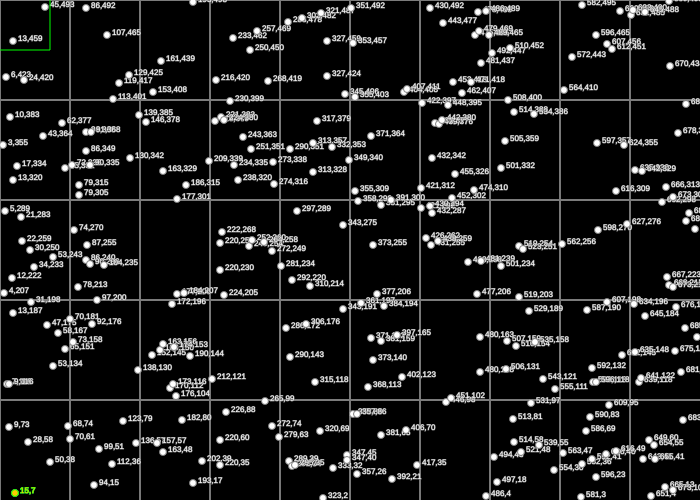
Frame 1 (no input)
Frame 60 (no input): identical to frame 1, image omitted
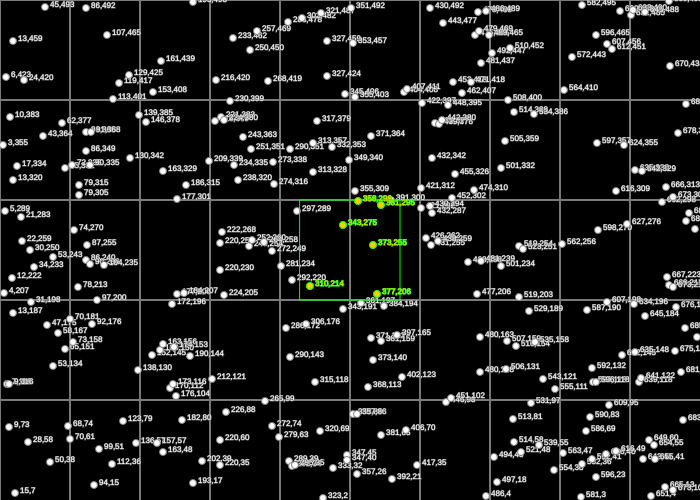
Frame 120 (the mouse pressed at the canvas centre since frame 60)

The p5.js sketch that drew these frames (run headless with seeded random() and noise() and a simulated clock; from frame 60 on, the mouse is pressed at the canvas centre):

// p5.js sketch
// ── sketch.js
count = 0;
data= []
var root;

function setup()
{
	var width = 700;
	var height = 500;		

	createCanvas(width, height);
	
	
	//let range = new Rectangle(mouseX,mouseY,50,50)

	for(let i=0;i<300;i++){
		var xx=Math.floor(Math.random()*width);
		var yy=Math.floor(Math.random()*height);
		data.push([xx,yy]);
	
	}

	/*
	data = [
	[40, 70],
	[70, 130],
	[90, 40],
	[110, 100],
	[140, 110],
	[160, 100],
	[150, 30]
	];
*/
/*
	for(let i=0;i<data.length;i++){
		
		let c = color(255, 255, 255); 
		fill(c);
		circle(data[i][0], height-data[i][1], 7);
		textSize(8);
		text(data[i][0] + ',' + data[i][1], data[i][0]+5, height -data[i][1]);
	}
	*/

	//var x=Math.floor(Math.random()*height);
	//var y=Math.floor(Math.random()*height);
	//var point = [140, 90];
	//point=[x,y]

	root = build_kdtree(data);
	//console.log(getHeight(root));
	//console.log(root.point);
	//generate_dot(root);
	//console.log("\n");
	//console.log(closest_point_brute_force(data, point));
	//console.log("\n");
	
	//best = naive_closest_point(root, point);
	//console.log(best)

	
	//knearest=[]
	//knearestpoints(root, point , knearest);
	
	//console.log(count);
	
	
	//console.log(best);

}

function draw() {  
    
    //background(220); 
    background(0);  
    show();
    // Use color() function 
    stroke(0,255,0);
    noFill(); 
    //let c = color('green'); 
    // Draw a circle 
    radio = 100;
    var x = mouseX;
    var y = mouseY;
	

    //circle(x, y, radio*2);  

    rectMode(CENTER);
	let range = new Rectangle(mouseX,mouseY,50,50)
	rect(range.x, range.y, range.w*2, range.h*2);
	
	let knearest = [];
	//point=[x, y]
	point=[range.x, range.y]

	//console.log("point: "+point);
	//query(range, points);
	//range_query_circle(root, point , knearest, radio);
	range_query_rectangle(root, point , knearest, range);

	//console.log(knearest);

   for(let i=0;i<knearest.length;i++){
		let c = color(255, 204, 0); 
		fill(c);
		
		circle(knearest[i][0], height-knearest[i][1], 7);
		textSize(8);
		text(knearest[i][0] + ',' + knearest[i][1], knearest[i][0]+5, height -knearest[i][1]);
	}
   
} 
// ── kdtree.js

var k=2
var kn = 5;



class Rectangle{

	constructor(x,y,w,h)
	{
		this.x=x;
		this.y=y;
		this.w=w;
		this.h=h;
	}

	pertenece(point)
	{
		return point.x>(this.x-this.w) && point.x<(this.x+this.w) && point.y>(this.y-this.h) && point.y<(this.y+this.h)
	}
	
	intersectar(range)
	{	
		return !(range.x-range.w > this.x+this.w || 
			range.x+range.w < this.x-this.w ||
			range.y-range.h > this.y+this.h ||
			range.y+range.h < this.y-this.h);
		
	}


}

class Node{
	constructor(point, axis){
		this.point = point;
		this.left = null;
		this.right = null;
		this.axis = axis;
	}
}


function build_kdtree(points, depth=0){

		var axis = depth%k;

		if(points.length<=0)
			return null;

		if(points.length==1)
		{
			return new Node(points[0],axis);
		}	

		//console.log(axis,points)
		const sortAsc = (a, b) => a[axis] - b[axis];
		points.sort(sortAsc);
	
		var middle;
		middle = Math.floor(points.length/2)

		var l = points.slice(0,middle)
		var r = points.slice(middle+1)
		
		var node = new Node(points[middle].slice(0,k),depth+1);
		node.left = build_kdtree(l, depth+1);
		node.rigth = build_kdtree(r,depth+1);

		return node;
			
}

function distanceSquared(point1, point2){
	var distance = 0;
	for (var i = 0 ; i<k; i++)
		distance +=Math.pow((point1[i]-point2[i]),2);

	return Math.sqrt(distance);

}

function closest_point_brute_force(points, point){
	dist_less = 100000;

	for(var i of points)
	{
		dist = distanceSquared(i, point)
		console.log(i,dist)

		if(dist<dist_less)
		{
			dist_less = dist;
			pointless = i;
		}

	}
	console.log(dist_less);
	return pointless;
}


function naive_closest_point(node, point, depth = 0, best = null){

	if(node == null)
		return best;

	if(best == null || distanceSquared(node.point, point)<distanceSquared(best, point))
		best = node.point;
		
	if(point[depth % k]< node.point[depth % k])
		return naive_closest_point(node.left, point, depth +1 , best)
		
	else
		return naive_closest_point(node.rigth, point, depth +1 , best)  

}


function getHeight(node)
{
	if(!node)
		return 0

	return getHeight(node.left)+getHeight(node.right)+1;
}

function closest(point, p1, p2)
{	
	if(!p1)
		return p2;

	if(!p2)
		return p1;

	if(distanceSquared(point, p1)<distanceSquared(point, p2))
		return p1; 

	else
		return p2;
}
	

function closest_point(node, point, depth = 0, best=null){

	if(node == null)
		return null;

	var next_branch = null;
	var opposite_branch = null;

	if(point[depth%k] < node.point[depth%k]){
		next_branch = node.left;
		opposite_branch = node.rigth;

	}else{
		next_branch = node.rigth;
		opposite_branch = node.left;
	}


	best = closest(point, closest_point(next_branch, point, depth+1), node.point);

	if(distanceSquared(point, best) > Math.abs(point[depth%k] - node.point[depth%k]))
	{
		best = closest(point, closest_point(opposite_branch, point, depth+1), node.point);
	}

	return best;
	
}

//FInal
function knearestpoints(node, point, kpoints ,depth = 0){
	count++;
	if(node==null)
		return null;

	var next_branch;
	var opposite_branch;
	var temp;
		
	if(point[depth % k]< node.point[depth % k])
	{	next_branch = node.left;
		opposite_branch = node.rigth;
	}
		
	else		
	{
		next_branch = node.rigth;
		opposite_branch = node.left;	
	}


	closest(point, knearestpoints(next_branch, point, kpoints, depth +1), node.point);
	//count++;

	if(kpoints.length<kn)
	{
		temp = node.point;
		temp.push(distanceSquared(point,temp));
		kpoints.push(temp);

		const sortDist = (a, b) => a[2] - b[2];
		kpoints.sort(sortDist);
	}

	else
	{	
		temp = node.point;
		temp.push(distanceSquared(point,temp));
		if(temp[2]<kpoints[kpoints.length-1][2])
		{
			kpoints.pop();
			kpoints.push(temp);
			const sortDist = (a, b) => a[2] - b[2];
			kpoints.sort(sortDist);

		}
		
	}
	

	if(kpoints.length<kn || kpoints[0][2]>=Math.abs(point[depth%k]-node.point[depth%k]))
	{
		closest(point, knearestpoints(opposite_branch, point, kpoints, depth +1), node.point);

	}
	
}

function closest_range(point, p1, p2)
{	
	if(!p1)
		return p2;

	if(!p2)
		return p1;

	if(distanceSquared(point, p1)<distanceSquared(point, p2))
		return p1; 

	else
		return p2;
}


function range_query_circle(node, point, kpoints , radio, depth = 0)
{
	if(node==null)
		return null;

	var next_branch;
	var opposite_branch;
	var temp;
		
	if(point[depth % k]< node.point[depth % k])
	{	next_branch = node.left;
		opposite_branch = node.rigth;
	}
		
	else		
	{
		next_branch = node.rigth;
		opposite_branch = node.left;	
	}


	closest_range(point, range_query_circle(next_branch, point, kpoints, radio, depth +1), node.point);
	//count++;

	if(distanceSquared(point,node.point)<radio)
	{		
		node.point.push(distanceSquared(point,node.point));
		kpoints.push(node.point);
	}

	if(radio>=Math.abs(point[depth%k]-node.point[depth%k]))
	{
		closest_range(point, range_query_circle(opposite_branch, point, kpoints, radio, depth +1), node.point);

	}
	

}

function pertenece(point, rectangle)
{
	return point[0]>(rectangle.x-rectangle.w) && point[0]<(rectangle.x+rectangle.w) && point[1]>(rectangle.y-rectangle.h) && point[1]<(rectangle.y+rectangle.h)
}


function range_query_rectangle(node, point, kpoints , rectangle, depth = 0)
{
	if(node==null)
		return null;

	var next_branch;
	var opposite_branch;
	var temp;
		
	if(point[depth % k]< node.point[depth % k])
	{	next_branch = node.left;
		opposite_branch = node.rigth;
	}
		
	else		
	{
		next_branch = node.rigth;
		opposite_branch = node.left;	
	}


	closest_range(point, range_query_rectangle(next_branch, point, kpoints, rectangle, depth +1), node.point);
	//count++;

	if(node.point[0]>(rectangle.x-rectangle.w) && node.point[0]<(rectangle.x+rectangle.w) && node.point[1]>(rectangle.y-rectangle.h) && node.point[1]<(rectangle.y+rectangle.h))
	{		
		//node.point.push(distanceSquared(point,node.point));
		kpoints.push(node.point);
	}

	if(rectangle.x+rectangle.w>=Math.abs(point[depth%k]-node.point[depth%k]) || rectangle.x-rectangle.w>=Math.abs(point[depth%k]-node.point[depth%k]) || rectangle.y+rectangle.h>=Math.abs(point[depth%k]-node.point[depth%k]) || rectangle.y-rectangle.h>=Math.abs(point[depth%k]-node.point[depth%k]))
	{
		closest_range(point, range_query_rectangle(opposite_branch, point, kpoints, rectangle, depth +1), node.point);

	}
	

}




function print_nodes(temp, node, side)
{
	if(temp)
	{
		console.log("\""+node.point[0].toString()+","+node.point[1].toString() +"\"->\""+temp.point[0].toString()+","+ temp.point[1].toString()+"\"")

		print_nodes(temp.left, temp)
		print_nodes(temp.rigth, temp)
	}
}


function generate_dot(node)
{
	console.log("Digraph G {")
	if(node)
	{	
		print_nodes(node.left,node);
		print_nodes(node.rigth,node);
	}
	console.log("}");

}

function show()
{
	var width = 700;
	var height = 500;		

	for(var x=0; x<width; x+=width/10){
		for(var y=0;y<height;y+=height/5){

			stroke(125,125,125);
			strokeWeight(1);
			line(x,0,x,height);
			line(0,y, width, y);
		}
	}
	
	for(let i=0;i<data.length;i++){
		let c = color(255, 255, 255); 
		fill(c);
		circle(data[i][0], height-data[i][1], 7);
		textSize(8);
		text(data[i][0] + ',' + data[i][1], data[i][0]+5, height -data[i][1]);
	}

/*
	for(let i=0;i<knearest.length;i++){
		let c = color(0,255,0); 
		fill(c);
		circle(knearest[i][0], height-knearest[i][1], 7);
		textSize(8);
		text(knearest[i][0] + ',' + knearest[i][1], knearest[i][0]+5, height -knearest[i][1]);
	}*/
}
// ── main.html
<html>

<head>
	<!-- <title>Kd Tree</title> -->
	 <script src="p5.min.js"></script> 
	 <script src="kdtree.js"></script> 
	 <script src="sketch.js"></script> 
	<!--<script src="read.js"></script>-->


</head>
<body>
</body>
</html>
